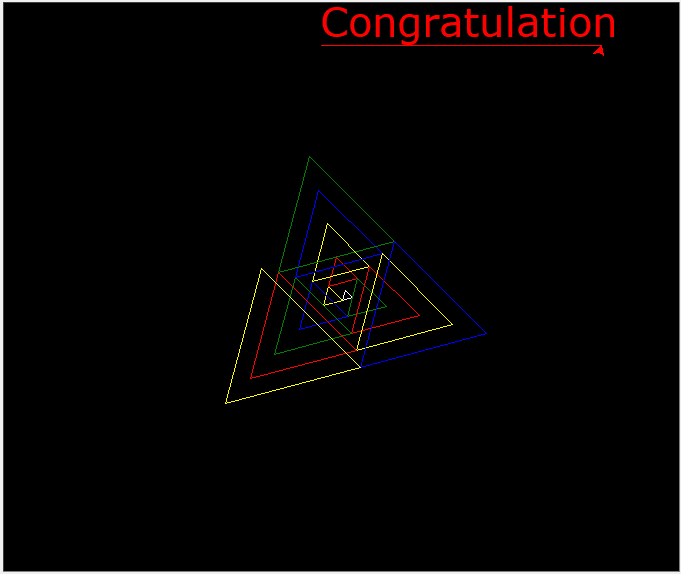

Here is the Python script that generated this plot:
import turtle
sc = turtle.Screen()
alex=turtle.Turtle()
sc.bgcolor("black")
alex.color("white")
alex.speed(5)
t=10
alex.right(45)
col=["yellow","red","green","blue","yellow",
     "red","green","blue","yellow","red",
     "green","blue","yellow","red","green","blue",
     "yellow","red","green","blue",]
for i in range(20):
    alex.forward(t)
    alex.right(120)
    alex.forward(t)
    alex.right(120)
    alex.forward(t)
    alex.right(120)
    alex.forward(t)
    alex.right(120)
    alex.forward(t)
    t=t+10
    alex.color(col[i])
    if t==150:
        break
alex.penup()
alex.forward(230)
alex.pendown()
alex.speed(1)
alex.write("Congratulation", "left", font=("Verdana",30, "normal"))
